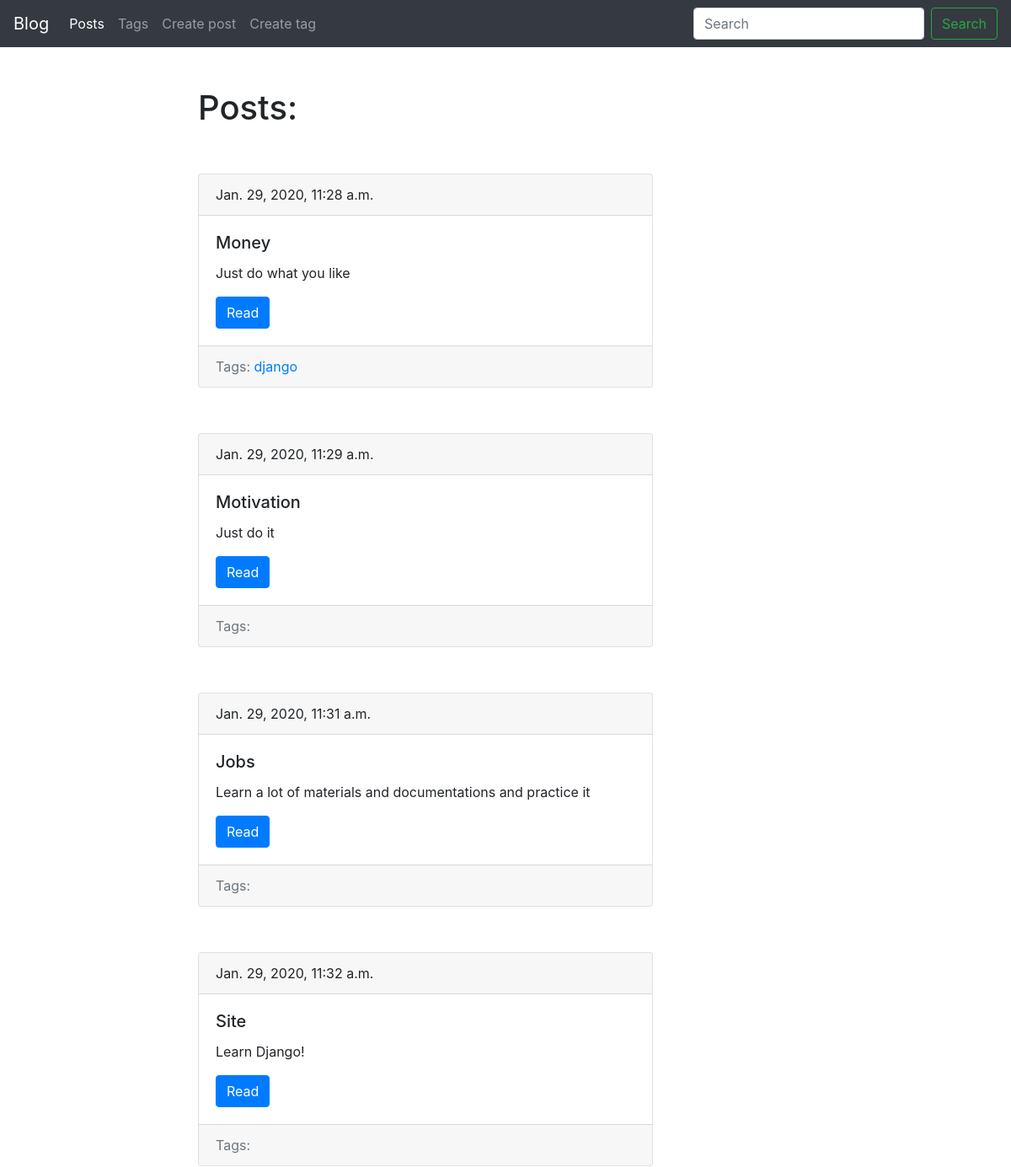
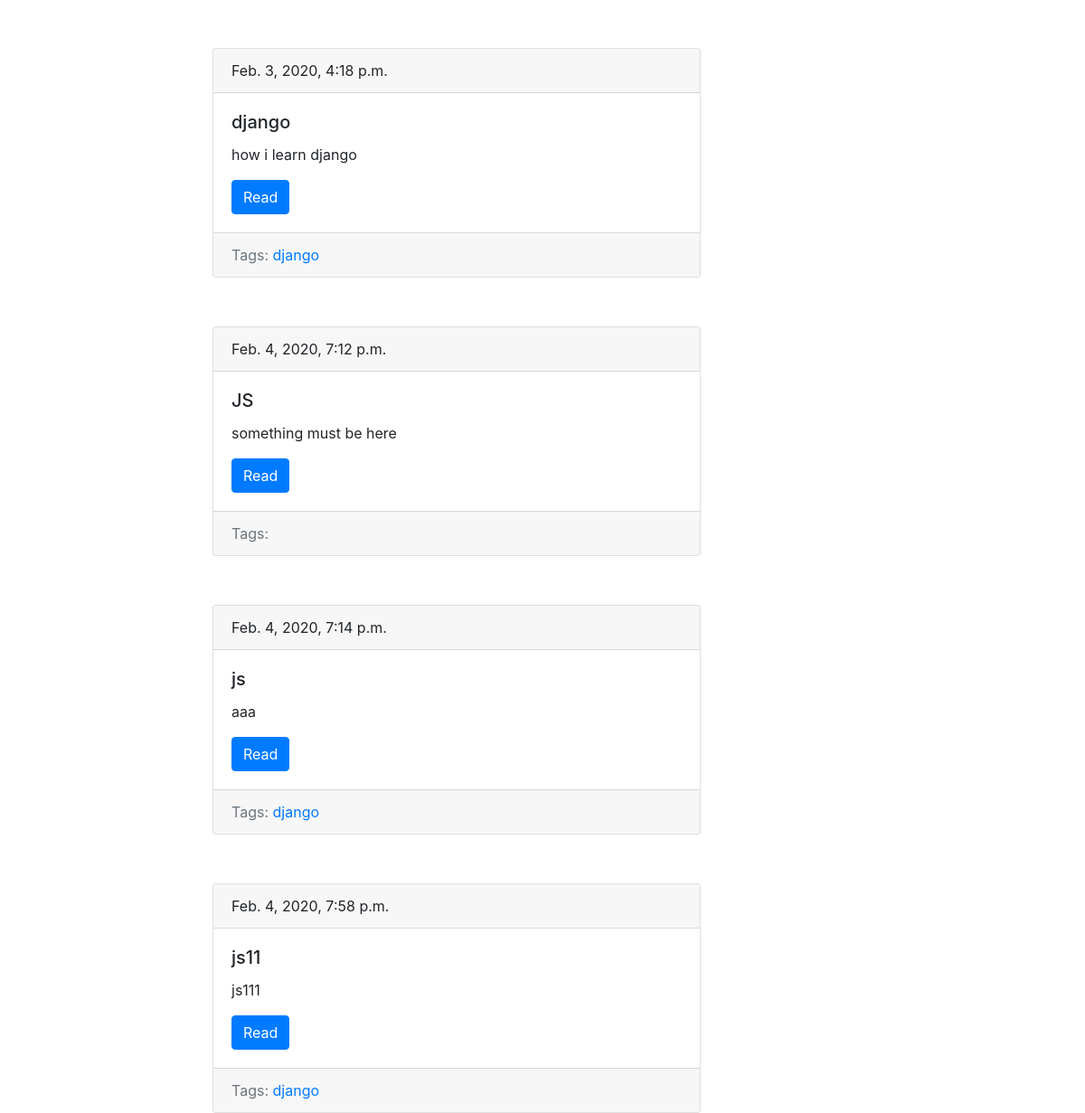
Before: / with the older database file (2 pictures, top to bottom).
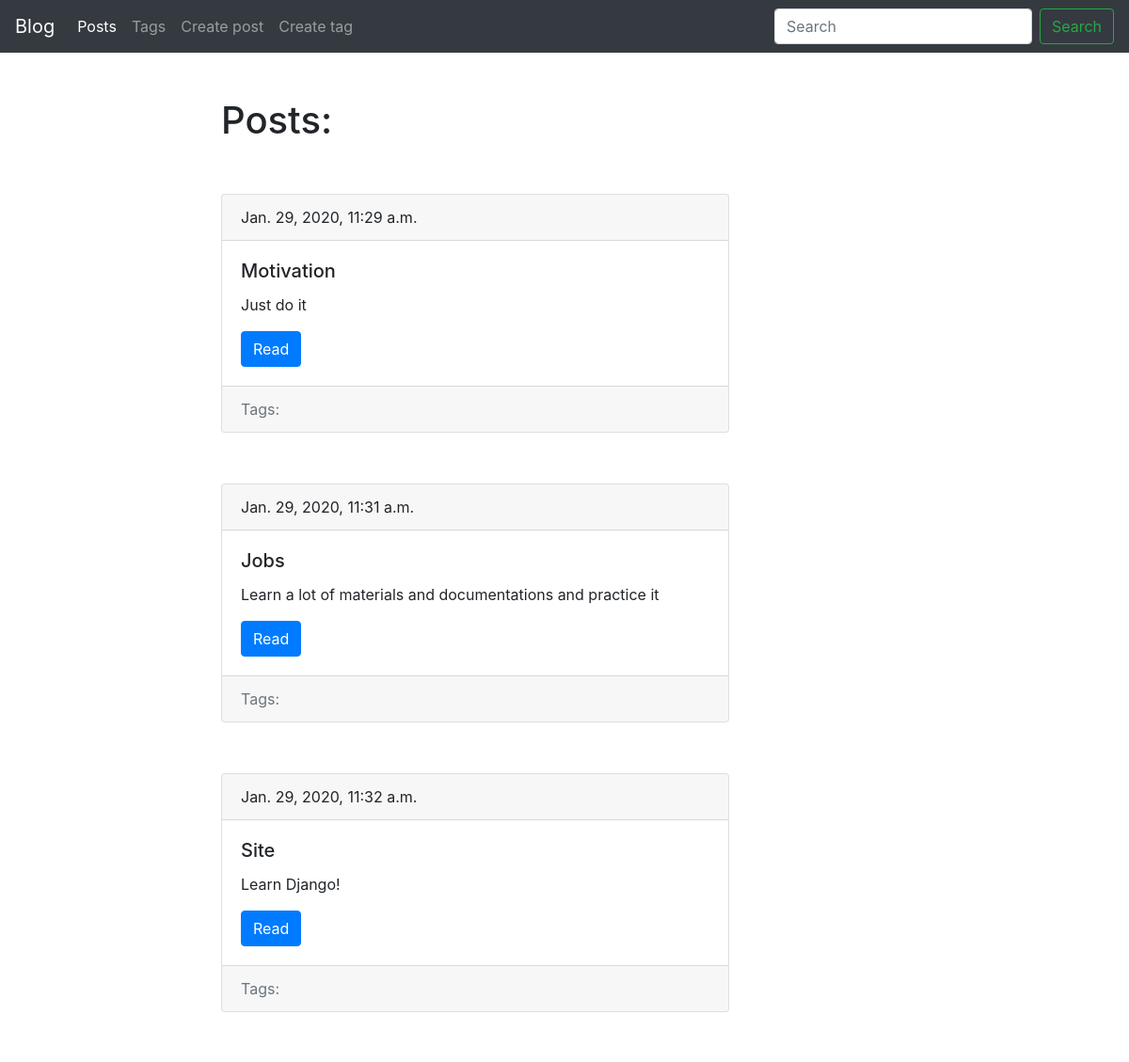
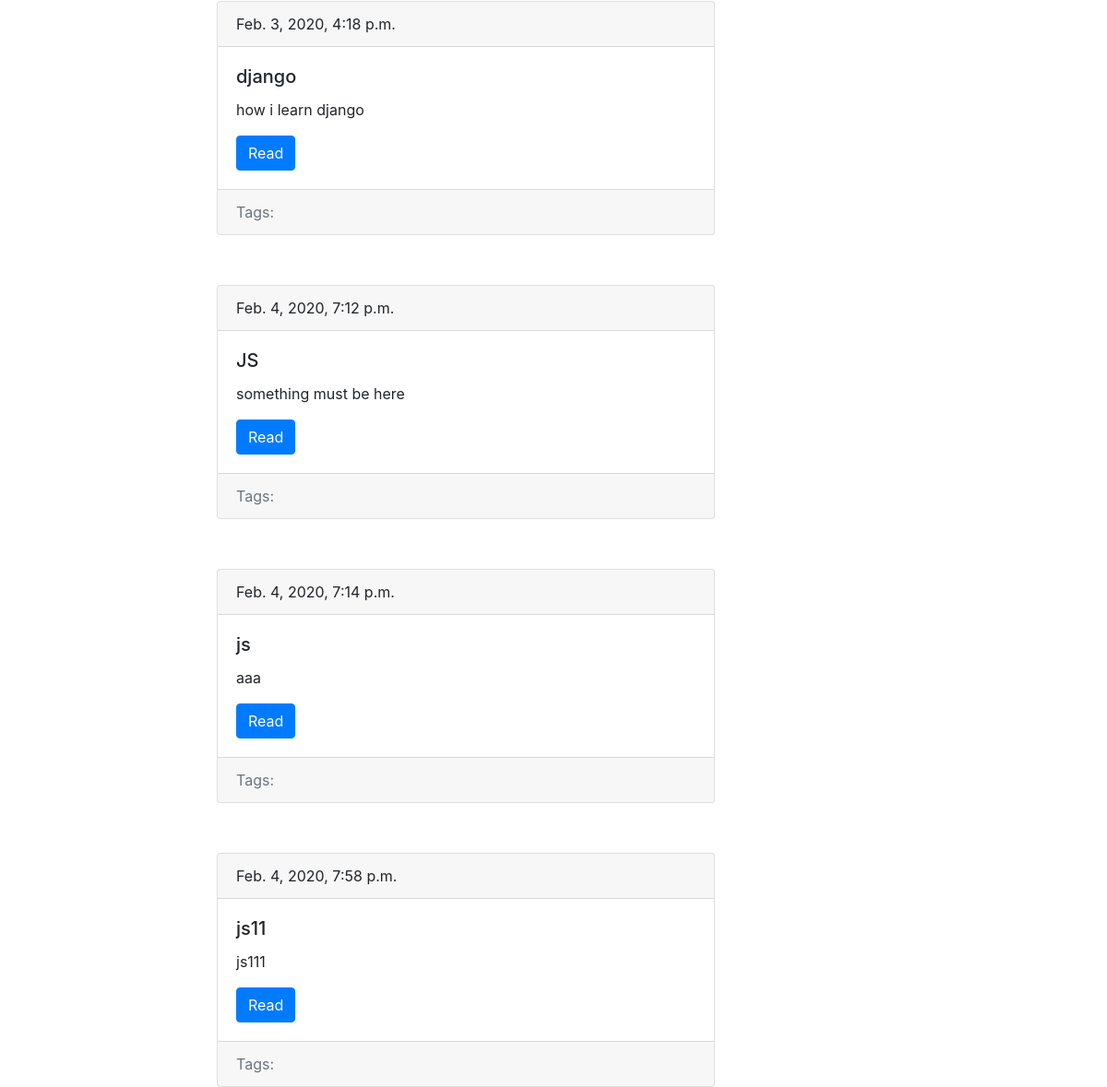
After: the same page with the newer database file (2 pictures, top to bottom).
### site_blog/models.py (models this page shows, shortened)
class Post(models.Model):
    title = models.CharField(max_length=150, db_index=True)
    slug = models.SlugField(max_length=150, unique=True)
    body = models.TextField(blank=True, db_index=True)
    tags = models.ManyToManyField('Tag', blank=True, related_name='posts')
    date_pub = models.DateTimeField(auto_now_add=True)
    def get_absolute_url(self):
        return reverse('post_detail_url', kwargs={'slug': self.slug})

class Tag(models.Model):
    title = models.CharField(max_length=50)
    slug = models.SlugField(max_length=50, unique=True)
    def get_absolute_url(self):
        return reverse('tag_detail_url', kwargs={'slug':self.slug})

### site_blog/views.py (the view)
# urls.py: path('', main_page, name="posts_list_url"),
def main_page(request):
    data = Post.objects.all()
    return render(request, 'blog/index.html', context={'posts': data})

### site_blog/templates/blog/index.html (shortened to what this page needs)
{% extends 'base_blog.html' %}
{% block content %}
    <h1>Posts:</h1>
    {% for i in posts %}
        {% include 'includes/post_card_template.html' %}
    {% endfor %}
{% endblock%}

### templates/base_blog.html (shortened to what this page needs)
<!DOCTYPE html>
<html lang="en">
<head>
    <link rel="stylesheet" href="https://stackpath.bootstrapcdn.com/bootstrap/4.4.1/css/bootstrap.min.css"
>
</head>
<body>
    <nav class="navbar navbar-expand-lg navbar-dark bg-dark">
      <div class="collapse navbar-collapse" id="navbarTogglerDemo01">
        <a class="navbar-brand" style="cursor: default">Blog</a>
        <ul class="navbar-nav mr-auto mt-2 mt-lg-0">
          <li class="nav-item active">
            <a class="nav-link" href="{% url 'posts_list_url' %}">Posts <span class="sr-only">(current)</span></a>
          </li>
          <li class="nav-item">
            <a class="nav-link" href="{% url 'tags_list_url' %}">Tags</a>
          </li>
          <li class="nav-item">
            <a class="nav-link" href="{% url 'post_create_url' %}">Create post</a>
          </li>
            <li class="nav-item">
            <a class="nav-link" href="{% url 'tag_create_url' %}">Create tag</a>
          </li>
        </ul>
        <form class="form-inline my-2 my-lg-0">
          <input class="form-control mr-sm-2" type="search" placeholder="Search" aria-label="Search">
          <button class="btn btn-outline-success my-2 my-sm-0" type="submit">Search</button>
        </form>
      </div>
    </nav>
    <div class="container mt-5" >
        <div class="row">
            <div class="col-6 offset-md-2">
                {% block content %}{% endblock %}
            </div>
        </div>
    </div>
</body>
</html>

### templates/includes/post_card_template.html
<div class="card" style="margin-top: 10%">
    <div class="card-header">
        {{ i.date_pub }}
    </div>
    <div class="card-body">
        <h5 class="card-title">{{ i.title }}</h5>
        <p class="card-text">{{ i.body }}</p>
        <a href="{{ i.get_absolute_url }}" class="btn btn-primary">Read</a>
    </div>
    <div class="card-footer text-muted">
        Tags:
        {% for i in i.tags.all %}
            <a href="{{ i.get_absolute_url }}">{{ i.title }}</a>
        {% endfor %}
    </div>
</div>

Changed rows visible on the page:
removed Post: date_pub "Jan. 29, 2020, 11:28 a.m.", title "Money", body "Just do what you like"
removed Tag: title "django"
